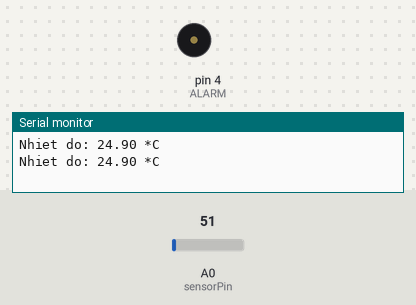
Bench run of a sketch on a simulated Arduino Uno, built with avr-gcc and run on an emulated ATmega328P. Parts: buzzer (waves = sounding), the last lines printed to the serial monitor. The inputs (shaded band) are chosen by the test bench; at power-on: A0 (sensorPin) = 51.

Above: at 1.8 s.
1.9 s: A0 (sensorPin) set to 57
3.4 s: A0 (sensorPin) set to 65
At 4.9 s:
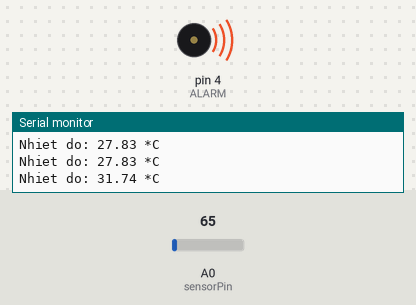
Timing chart, 0 to 11.5 s (numbered marks = the images above; inputs shaded):
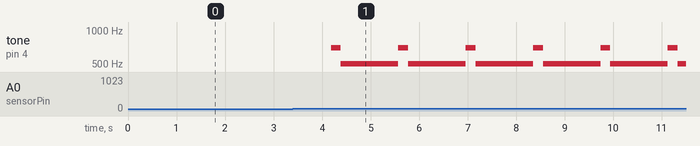

The sketch:

CamBienAnhSangCode.ino
```cpp
#include <Arduino.h>

int sensorPin = A0;   // chân analog kết nối tới cảm biến LM35
int ALARM = 4;       // chân kết nối loa/buzzer
float sinVal;
int toneVal;

void setup() {
  Serial.begin(9600);       // Khởi động Serial ở mức baudrate 9600
  pinMode(ALARM, OUTPUT);   // cấu hình chân buzzer là OUTPUT
}

void loop() {
  // Đọc giá trị từ cảm biến LM35
  int reading = analogRead(sensorPin);

  // Tính hiệu điện thế (Volt)
  float voltage = reading * 5.0 / 1024.0;

  // LM35: 10mV = 1°C → 1V = 100°C
  float temp = voltage * 100.0;

  if (temp > 30) {

    for (int x = 0; x < 180; x++) {
      sinVal = sin(x * (PI / 180.0));
     toneVal = 500 + int(sinVal * 200);
      tone(ALARM, toneVal);
      delay(2);
    }
  } else {
    noTone(ALARM);   // tắt buzzer
  }

  Serial.print("Nhiet do: ");
  Serial.print(temp);
  Serial.println(" *C");

  delay(1000);
}
```

Measured:
- the behaviour switches between 61 and 62 on A0 (sensorPin) (found by bisection; images 0 and 1)
- after the input at 3.4 s, tone on pin 4 (ALARM): alternates 699 Hz for 0.20 s and 503 Hz for 1.2 s, starting after 0.79 s
